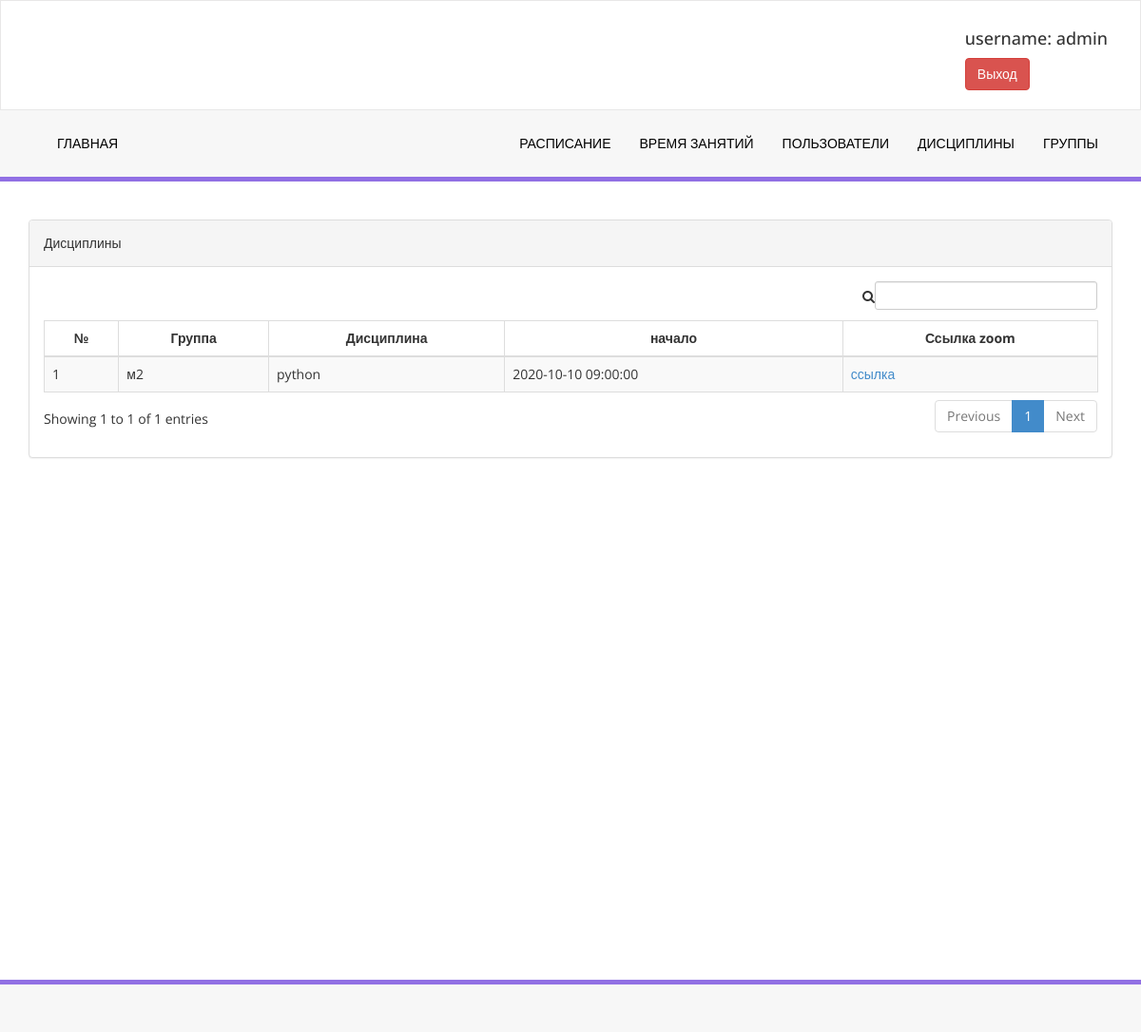
The app's page / (signed in) with its own data.
### Lesson/models.py (models this page shows, shortened)
class Lesson(models.Model):
    day = models.DateField()
    lesson_info = models.ForeignKey(LessonInfo, on_delete=models.CASCADE)
    zoom_join_url = models.URLField(null=True, blank=True)
    group = models.ForeignKey(StudentGroup, on_delete=models.CASCADE, null=True)
    lesson_time = models.ForeignKey(LessonTime, on_delete=models.CASCADE)
    zoom_start_url = models.URLField(null=True, blank=True)
    zoom_id = models.CharField(null=True, max_length=255)

class LessonInfo(models.Model):
    name = models.CharField(max_length=255)
    type = models.ForeignKey(LessonType, on_delete=models.CASCADE)
    teacher = models.ForeignKey(Profile, on_delete=models.CASCADE, limit_choices_to={'level': "Teacher"})

class LessonTime(models.Model):
    number = models.IntegerField(validators=[MaxValueValidator(10), MinValueValidator(1)], unique=True)
    start = models.TimeField()
    end = models.TimeField()

### Profile/models.py (models this page shows, shortened)
class StudentGroup(models.Model):
    students = models.ManyToManyField(Profile, limit_choices_to={'level': "Student"})
    group_name = models.CharField(max_length=255)
    created = models.DateTimeField(auto_now_add=True)

### Index/views.py (the view)
# urls.py: path('', views.IndexView.as_view(), name='Index'),
class IndexView(LoginRequiredMixin, generic.ListView):
    template_name = 'index.html'
    model = Lesson
    def get_queryset(self):
        now = datetime.datetime.now()
        if self.request.user.profile.level == "Training_division":
            return Lesson.objects.filter(Q(day=now.date(), lesson_time__start__gte=now.time())
                                         | Q(day__gt=now.date())).order_by('day', 'lesson_time__start')
        elif self.request.user.profile.level == "Teacher":
            return Lesson.objects.filter(Q(day=now.date(), lesson_time__start__gte=now.time())
                                         | Q(day__gt=now.date()),
                                         lesson_info__teacher=self.request.user.profile
                                         ).order_by('day', 'lesson_time__start')
        elif self.request.user.profile.level == "Student":
            return Lesson.objects.filter(Q(day=now.date(), lesson_time__start__gte=now.time())
                                         | Q(day__gt=now.date()),
                                         group__in=self.request.user.profile.studentgroup_set.all()).order_by('day', 'lesson_time__start')

### templates/index.html
{% extends 'base.html' %}
{% block content %}
    <div class="row">
        <div class="col-md-12">
            <div class="panel panel-default">
                <div class="panel-heading">
                    Дисциплины
                </div>
                <div class="panel-body">
                    <div class="table-responsive">
                        <table class="table table-striped table-bordered table-hover" id="lesson_info_table">
                            <thead>
                            <tr>
                                <th class="text-center">№</th>
                                <th class="text-center">Группа</th>
                                <th class="text-center">Дисциплина</th>
                                <th class="text-center">начало</th>
                                <th class="text-center">Ссылка zoom</th>
                            </tr>
                            </thead>
                            <tbody>
                            {% for lesson in lesson_list %}
                                <tr class="odd gradeX">
                                    <td>{{ forloop.counter }}</td>
                                    <td>{{ lesson.group.group_name }}</td>
                                    <td>{{ lesson.lesson_info.name }}</td>
                                    <td>{{ lesson.day.isoformat }} {{ lesson.lesson_time.start.isoformat }}</td>
                                    {% if request.user.profile == lesson.lesson_info.teacher %}<td><a href="{{ lesson.zoom_join_url }}">ссылка</a></td>
                                    {% else %}<td><a href="{{ lesson.zoom_join_url }}">ссылка</a></td>{% endif %}
                                </tr>
                            {% endfor %}
                            </tbody>
                        </table>
                    </div>
                </div>
            </div>
        </div>
    </div>
{% endblock %}

### templates/base.html (shortened to what this page needs)
{% load static %}
<!DOCTYPE html>
<html>
<head>
    <link href='{% static 'js/fullcalendar-5.3.2/lib/main.css' %}' rel='stylesheet'/>
    <link rel="stylesheet" href="//code.jquery.com/ui/1.12.1/themes/base/jquery-ui.css">
    <link rel="stylesheet" href="/resources/demos/style.css">
    <link href="{% static 'css/bootstrap.css' %}" rel="stylesheet"/>
    <link href="{% static 'css/font-awesome.css' %}" rel="stylesheet"/>
    <link href="{% static 'css/style.css' %}" rel="stylesheet"/>
    <link href="{% static 'js/dataTables/dataTables.bootstrap.css' %}" rel="stylesheet"/>
</head>
<body>
<div class="navbar navbar-inverse set-radius-zero">
    <div class="container">
        <div class="row">
            <div class="pull-right right-div">
                <h4> username: {{ request.user.username }} </h4>
                <a href="{% url 'logout' %}" class="btn btn-danger">Выход</a>
            </div>
        </div>
    </div>
</div>
<section class="menu-section">
    <div class="container">
        <div class="row ">
            <div class="col-md-12">
                <div class="navbar-collapse collapse ">
                    <ul id="menu-top" class="nav navbar-nav navbar-left">
                        <li><a id="nav-stream" href="/" class="">Главная</a></li>
                    </ul>
                    <ul id="menu-top" class="nav navbar-nav navbar-right">
                        <li><a id="nav-stream" href="{% url "calendar:list" %}" class="">Расписание</a></li>
                        <li><a id="nav-subs" href="{% url "lesson:time" %}">Время занятий</a></li>
                        {% if request.user.profile.level == "Training_division" %}
                            <li><a id="nav-mystreams" href="{% url "profile:list" %}">пользователи</a></li>
                        {% endif %}
                        <li><a id="nav-create" href="{% url 'lesson:info' %}">Дисциплины</a></li>
                        {% if request.user.profile.level == "Student" %}
                            <li><a id="nav-create" href="{% url 'profile:group_list' %}">Моя группа</a></li>
                        {% else %}
                            <li><a id="nav-create" href="{% url 'profile:group_list' %}">Группы</a></li>
                        {% endif %}
                    </ul>
                </div>
            </div>
        </div>
    </div>
</section>
<div class="content-wrapper">
    <div class="container">
        {% block content %}
        {% endblock %}
    </div>
</div>
<section class="footer-section">
</section>
</body>
</html>

### static/css/style.css (style rules this page uses)
.set-radius-zero { border-radius:0px; -moz-border-radius:0px; -webkit-border-radius:0px; }
.content-wrapper { margin-top: 40px; min-height:800px; padding-bottom:90px; }
.right-div { float: right; padding: 20px; }
#menu-top a { color:#000; text-decoration:none; font-weight:500; padding: 25px 15px 25px 15px; text-transform:uppercase; }
.menu-section { background-color: #f7f7f7; border-bottom:5px solid #9170E4; width:100% }
.navbar-inverse { background-color: #FFF; border-color: rgba(155, 153, 153, 0.23); }
.navbar { min-height: 90px; margin-bottom: 0px; }
.footer-section { padding:25px 50px 25px 50px; color:#000; font-size:13px; background-color: #f7f7f7; text-align:right; border-top:5px solid #9170E4; }

### records on screen
Lesson: group.group_name "м2", lesson_info.name "python", day "2020-10-10", lesson_time.start "09:00:00"

### other values on screen
{{ request.user.username }} "admin"
